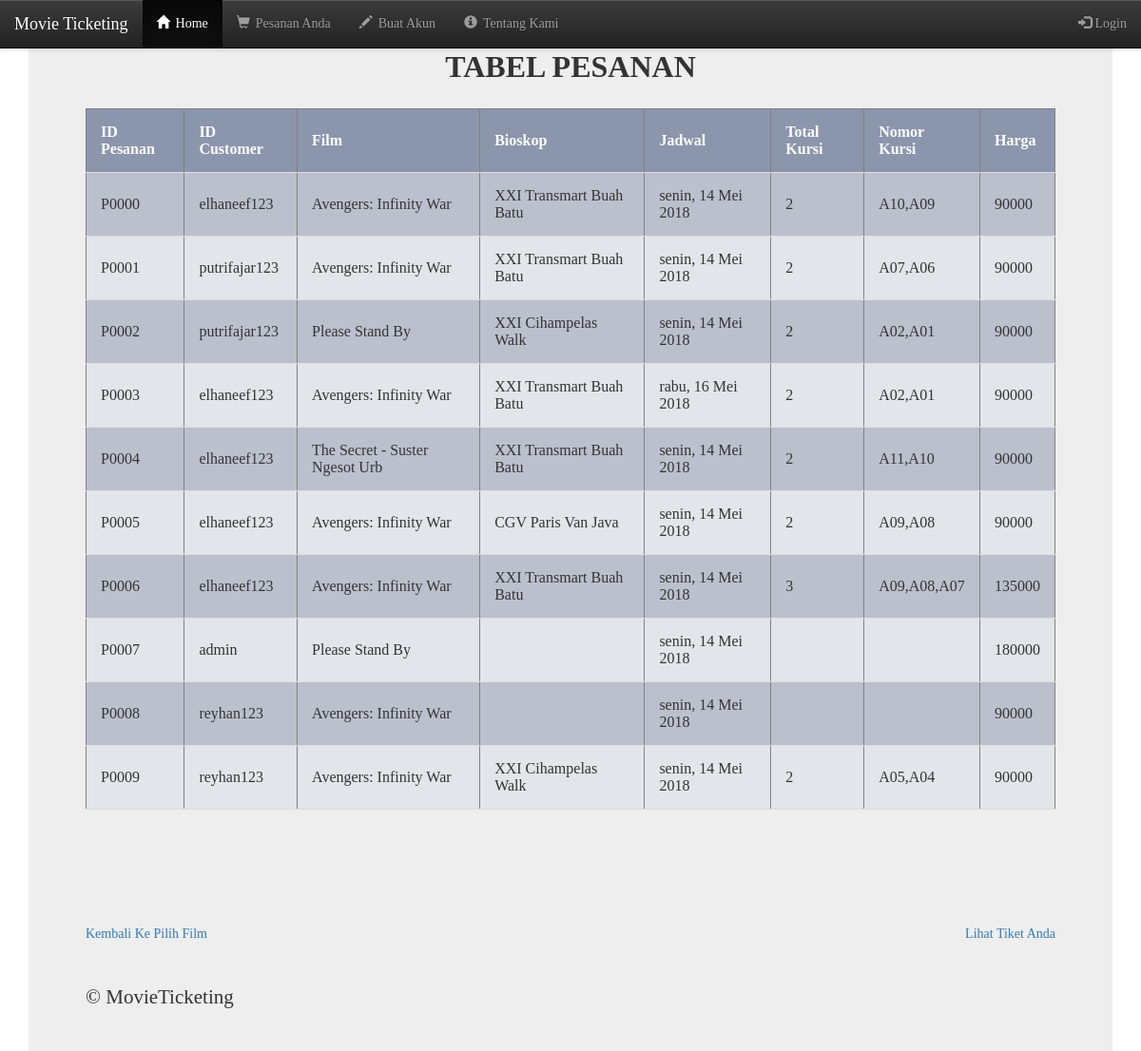
Page /tabelpesanan.php on the committed database.
### tables this page shows
CREATE TABLE `pesanan` (
  `id_pesanan` varchar(20) NOT NULL,
  `id_customer` varchar(50) DEFAULT NULL,
  `film` varchar(30) NOT NULL,
  `bioskop` varchar(50) DEFAULT NULL,
  `jadwal` varchar(50) DEFAULT NULL,
  `totalkursi` varchar(50) DEFAULT NULL,
  `nomorkursi` varchar(300) DEFAULT NULL,
  `harga` varchar(50) DEFAULT NULL
);

### tabelpesanan.php (the view, shortened to what this page needs)
<html>
<head>
<link rel="stylesheet" type="text/css" href="css/file1.css" />
<link rel="stylesheet" type="text/css" href="css/bootstrap.css">
<link rel="stylesheet" href="css/bootstrap.min.css">
<link rel="stylesheet" href="css/bootstrap-theme.min.css">
</head>
<body>
<font face="Century Gothic">
<nav id="myNavbar" class="navbar navbar-default navbar-inverse navbar-fixed-top" role="navigation">
    <div class="container">
        <div class="navbar-header">
            <a class="navbar-brand" href="file:///C:/xampp/htdocs/Tubes/halamanweb.html">Movie Ticketing</a>
        </div>
        <div class="collapse navbar-collapse" id="navbarCollapse">
            <ul class="nav navbar-nav">
              <li class="active"><a href="http://www.google.com" target="_blank">Home</a></li>
        </div>
    </div>
</nav>
    <nav id="myNavbar" class="navbar navbar-default navbar-inverse navbar-fixed-top">
    <div class="container-fluid">
      <div class="navbar-header">
        <a class="navbar-brand" href="index.php">Movie Ticketing</a>
      </div>
      <ul class="nav navbar-nav">
        <li class="active"><a href="index.php"><span class="glyphicon glyphicon-home"  style="margin-right: 6px;"></span>Home</a></li>
        <li ><a href="pesanan.php"><span class="glyphicon glyphicon-shopping-cart"  style="margin-right: 6px;"></span>Pesanan Anda</a></li>
        <?php
          if(!isset($_SESSION['nama'])){
          ?>
          <li ><a href="buatakun.php"><span class="glyphicon glyphicon-pencil"  style="margin-right: 6px;"></span>Buat Akun</a></li>
          <?php
        }
        ?>
        <li ><a href="aboutus.php"><span class="glyphicon glyphicon-info-sign"  style="margin-right: 6px;"></span>Tentang Kami</a></li>
      </ul>
      <ul class="nav navbar-nav navbar-right">
        <?php
        if(!isset($_SESSION['nama'])){
          ?>
          <li><a href="login.php"><span class="glyphicon glyphicon-log-in"></span> Login</a></li>
          <?php
        }
        ?>
      </ul>
    </div>
  </nav>
<div class="container">
    <div class="jumbotron">
         <center>
        <font face="Century Gothic">
          <font size="6"> <b>TABEL PESANAN</b><br></font>
          <?php
            $koneksi = fkonek_db();
            $sql = "select * from pesanan";
            $aksi = mysqli_query($koneksi,$sql);
            echo"<table align='center' border='1'>
              <tr>
              <th>ID Pesanan</th>
              <th>ID Customer</th>
              <th>Film</th>
              <th>Bioskop</th>
              <th>Jadwal</th>
              <th>Total Kursi</th>
              <th>Nomor Kursi</th>
              <th>Harga</th>
              </tr>";
            while($data = mysqli_fetch_array($aksi)):?>
              <tr>
                <td><?php echo $data['id_pesanan'];?></td>
                <td><?php echo $data['id_customer'];?></td>
                <td><?php echo $data['film'];?></td>
                <td><?php echo $data['bioskop'];?></td>
                <td><?php echo $data['jadwal'];?></td>
                <td><?php echo $data['totalkursi'];?></td>
                <td><?php echo $data['nomorkursi'];?></td>
                <td><?php echo $data['harga'];?></td>
              </tr>
            <?php
            endwhile;
            ?>
          </table>
          <br>
          <br>
          <hr><br>
          <font face="Century Gothic">
            <a href="index.php" style="float:left">Kembali Ke Pilih Film</a>
            <a href="pesanan.php" style="float:right">Lihat Tiket Anda</a><br>
          </font>
          </center>
    <hr>
    <div class="row">
        <div class="col-sm-12">
            <footer>
                <p>© MovieTicketing </p>
            </footer>
        </div>
    </div>
</div>
    </div>
</font>
</body>
</html>

### css/file1.css (style rules this page uses)
body { background: url(https://i.imgur.com/Sn8FZ7n.gif) no-repeat center center fixed; -webkit-background-size: cover; -moz-background-size: cover; -o-background-size: cover; background-size: cover; }

### tabelpesanan.php (style rules this page uses)
table { margin-top: 20px; margin-bottom: 20px; }
tr:nth-child(odd) { background-color: #dee1e8a6; }
tr:nth-child(even) { background-color: #5d6b8d59; }
th, td { padding: 15px; text-align: left; border-bottom: 1px solid #ddd; }
th { background-color: #5d6b8da6; color: white; }

### rows in the picture
pesanan: id_pesanan "P0000", id_customer "elhaneef123", film "Avengers: Infinity War", bioskop "XXI Transmart Buah Batu", jadwal "senin, 14 Mei 2018", totalkursi "2", nomorkursi "A10,A09", harga "90000"
pesanan: id_pesanan "P0001", id_customer "putrifajar123", film "Avengers: Infinity War", bioskop "XXI Transmart Buah Batu", jadwal "senin, 14 Mei 2018", totalkursi "2", nomorkursi "A07,A06", harga "90000"
pesanan: id_pesanan "P0002", id_customer "putrifajar123", film "Please Stand By", bioskop "XXI Cihampelas Walk", jadwal "senin, 14 Mei 2018", totalkursi "2", nomorkursi "A02,A01", harga "90000"
pesanan: id_pesanan "P0003", id_customer "elhaneef123", film "Avengers: Infinity War", bioskop "XXI Transmart Buah Batu", jadwal "rabu, 16 Mei 2018", totalkursi "2", nomorkursi "A02,A01", harga "90000"
pesanan: id_pesanan "P0004", id_customer "elhaneef123", film "The Secret - Suster Ngesot Urb", bioskop "XXI Transmart Buah Batu", jadwal "senin, 14 Mei 2018", totalkursi "2", nomorkursi "A11,A10", harga "90000"
pesanan: id_pesanan "P0005", id_customer "elhaneef123", film "Avengers: Infinity War", bioskop "CGV Paris Van Java", jadwal "senin, 14 Mei 2018", totalkursi "2", nomorkursi "A09,A08", harga "90000"
pesanan: id_pesanan "P0006", id_customer "elhaneef123", film "Avengers: Infinity War", bioskop "XXI Transmart Buah Batu", jadwal "senin, 14 Mei 2018", totalkursi "3", nomorkursi "A09,A08,A07", harga "135000"
pesanan: id_pesanan "P0007", id_customer "admin", film "Please Stand By", jadwal "senin, 14 Mei 2018", harga "180000"
pesanan: id_pesanan "P0008", id_customer "reyhan123", film "Avengers: Infinity War", jadwal "senin, 14 Mei 2018", harga "90000"
pesanan: id_pesanan "P0009", id_customer "reyhan123", film "Avengers: Infinity War", bioskop "XXI Cihampelas Walk", jadwal "senin, 14 Mei 2018", totalkursi "2", nomorkursi "A05,A04", harga "90000"
